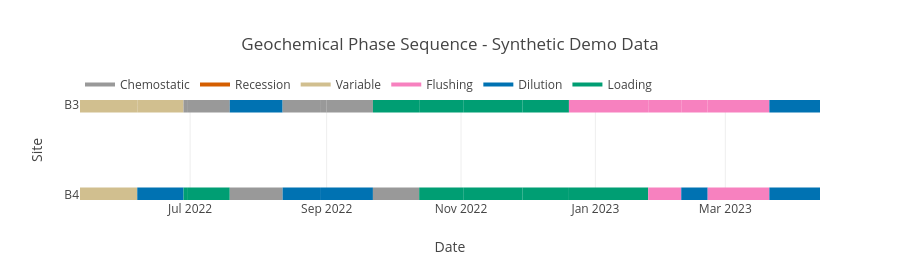

Source (notebook cell):
### Code cell
# 1. Phase Sequence Timeline
fig_sequence = gcs.create_phase_sequence_plot(
    classified,
    sites=['B3','B4']
)
fig_sequence.update_layout(
    title="Geochemical Phase Sequence - Synthetic Demo Data",
    height=280
)
fig_sequence.show()

### Figure 1 — Plotly figure (JSON) as saved in the notebook; plotly's stock layout.template omitted (floating-point values rounded to 4 significant figures)
{"data": [{"hovertemplate": "<b>Variable</b><br>Start: 2022-05-12 00:00:00<br>End: 2022-06-07 00:00:00<br>Confidence: 0.40<extra></extra>", "line": {"color": "#d1bf8f", "width": 15}, "mode": "lines", "showlegend": false, "type": "scatter", "x": ["2022-05-12T00:00:00", "2022-06-07T00:00:00"], "y": ["B3", "B3"]}, {"hovertemplate": "<b>Variable</b><br>Start: 2022-06-07 00:00:00<br>End: 2022-06-28 00:00:00<br>Confidence: 0.40<extra></extra>", "line": {"color": "#d1bf8f", "width": 15}, "mode": "lines", "showlegend": false, "type": "scatter", "x": ["2022-06-07T00:00:00", "2022-06-28T00:00:00"], "y": ["B3", "B3"]}, {"hovertemplate": "<b>Chemostatic</b><br>Start: 2022-06-28 00:00:00<br>End: 2022-06-30 00:00:00<br>Confidence: 0.85<extra></extra>", "line": {"color": "#999999", "width": 15}, "mode": "lines", "showlegend": false, "type": "scatter", "x": ["2022-06-28T00:00:00", "2022-06-30T00:00:00"], "y": ["B3", "B3"]}, {"hovertemplate": "<b>Chemostatic</b><br>Start: 2022-06-30 00:00:00<br>End: 2022-07-19 00:00:00<br>Confidence: 0.85<extra></extra>", "line": {"color": "#999999", "width": 15}, "mode": "lines", "showlegend": false, "type": "scatter", "x": ["2022-06-30T00:00:00", "2022-07-19T00:00:00"], "y": ["B3", "B3"]}, {"hovertemplate": "<b>Dilution</b><br>Start: 2022-07-19 00:00:00<br>End: 2022-08-12 00:00:00<br>Confidence: 0.85<extra></extra>", "line": {"color": "#0072B2", "width": 15}, "mode": "lines", "showlegend": false, "type": "scatter", "x": ["2022-07-19T00:00:00", "2022-08-12T00:00:00"], "y": ["B3", "B3"]}, {"hovertemplate": "<b>Chemostatic</b><br>Start: 2022-08-12 00:00:00<br>End: 2022-08-29 00:00:00<br>Confidence: 0.85<extra></extra>", "line": {"color": "#999999", "width": 15}, "mode": "lines", "showlegend": false, "type": "scatter", "x": ["2022-08-12T00:00:00", "2022-08-29T00:00:00"], "y": ["B3", "B3"]}, {"hovertemplate": "<b>Chemostatic</b><br>Start: 2022-08-29 00:00:00<br>End: 2022-09-01 00:00:00<br>Confidence: 0.85<extra></extra>", "line": {"color": "#999999", "width": 15}, "mode": "lines", "showlegend": false, "type": "scatter", "x": ["2022-08-29T00:00:00", "2022-09-01T00:00:00"], "y": ["B3", "B3"]}, {"hovertemplate": "<b>Chemostatic</b><br>Start: 2022-09-01 00:00:00<br>End: 2022-09-22 00:00:00<br>Confidence: 0.85<extra></extra>", "line": {"color": "#999999", "width": 15}, "mode": "lines", "showlegend": false, "type": "scatter", "x": ["2022-09-01T00:00:00", "2022-09-22T00:00:00"], "y": ["B3", "B3"]}, {"hovertemplate": "<b>Loading</b><br>Start: 2022-09-22 00:00:00<br>End: 2022-10-13 00:00:00<br>Confidence: 0.95<extra></extra>", "line": {"color": "#009E73", "width": 15}, "mode": "lines", "showlegend": false, "type": "scatter", "x": ["2022-09-22T00:00:00", "2022-10-13T00:00:00"], "y": ["B3", "B3"]}, {"hovertemplate": "<b>Loading</b><br>Start: 2022-10-13 00:00:00<br>End: 2022-11-02 00:00:00<br>Confidence: 0.95<extra></extra>", "line": {"color": "#009E73", "width": 15}, "mode": "lines", "showlegend": false, "type": "scatter", "x": ["2022-10-13T00:00:00", "2022-11-02T00:00:00"], "y": ["B3", "B3"]}, {"hovertemplate": "<b>Loading</b><br>Start: 2022-11-02 00:00:00<br>End: 2022-11-29 00:00:00<br>Confidence: 0.95<extra></extra>", "line": {"color": "#009E73", "width": 15}, "mode": "lines", "showlegend": false, "type": "scatter", "x": ["2022-11-02T00:00:00", "2022-11-29T00:00:00"], "y": ["B3", "B3"]}, {"hovertemplate": "<b>Loading</b><br>Start: 2022-11-29 00:00:00<br>End: 2022-12-20 00:00:00<br>Confidence: 0.90<extra></extra>", "line": {"color": "#009E73", "width": 15}, "mode": "lines", "showlegend": false, "type": "scatter", "x": ["2022-11-29T00:00:00", "2022-12-20T00:00:00"], "y": ["B3", "B3"]}, {"hovertemplate": "<b>Flushing</b><br>Start: 2022-12-20 00:00:00<br>End: 2023-01-25 00:00:00<br>Confidence: 0.92<extra></extra>", "line": {"color": "#f781bf", "width": 15}, "mode": "lines", "showlegend": false, "type": "scatter", "x": ["2022-12-20T00:00:00", "2023-01-25T00:00:00"], "y": ["B3", "B3"]}, {"hovertemplate": "<b>Flushing</b><br>Start: 2023-01-25 00:00:00<br>End: 2023-02-09 00:00:00<br>Confidence: 0.92<extra></extra>", "line": {"color": "#f781bf", "width": 15}, "mode": "lines", "showlegend": false, "type": "scatter", "x": ["2023-01-25T00:00:00", "2023-02-09T00:00:00"], "y": ["B3", "B3"]}, {"hovertemplate": "<b>Flushing</b><br>Start: 2023-02-09 00:00:00<br>End: 2023-02-21 00:00:00<br>Confidence: 0.85<extra></extra>", "line": {"color": "#f781bf", "width": 15}, "mode": "lines", "showlegend": false, "type": "scatter", "x": ["2023-02-09T00:00:00", "2023-02-21T00:00:00"], "y": ["B3", "B3"]}, {"hovertemplate": "<b>Flushing</b><br>Start: 2023-02-21 00:00:00<br>End: 2023-03-21 00:00:00<br>Confidence: 0.70<extra></extra>", "line": {"color": "#f781bf", "width": 15}, "mode": "lines", "showlegend": false, "type": "scatter", "x": ["2023-02-21T00:00:00", "2023-03-21T00:00:00"], "y": ["B3", "B3"]}, {"hovertemplate": "<b>Dilution</b><br>Start: 2023-03-21 00:00:00<br>End: 2023-04-13 00:00:00<br>Confidence: 0.85<extra></extra>", "line": {"color": "#0072B2", "width": 15}, "mode": "lines", "showlegend": false, "type": "scatter", "x": ["2023-03-21T00:00:00", "2023-04-13T00:00:00"], "y": ["B3", "B3"]}, {"hovertemplate": "<b>Variable</b><br>Start: 2022-05-12 00:00:00<br>End: 2022-06-07 00:00:00<br>Confidence: 0.40<extra></extra>", "line": {"color": "#d1bf8f", "width": 15}, "mode": "lines", "showlegend": false, "type": "scatter", "x": ["2022-05-12T00:00:00", "2022-06-07T00:00:00"], "y": ["B4", "B4"]}, {"hovertemplate": "<b>Dilution</b><br>Start: 2022-06-07 00:00:00<br>End: 2022-06-28 00:00:00<br>Confidence: 0.85<extra></extra>", "line": {"color": "#0072B2", "width": 15}, "mode": "lines", "showlegend": false, "type": "scatter", "x": ["2022-06-07T00:00:00", "2022-06-28T00:00:00"], "y": ["B4", "B4"]}, {"hovertemplate": "<b>Loading</b><br>Start: 2022-06-28 00:00:00<br>End: 2022-06-30 00:00:00<br>Confidence: 0.95<extra></extra>", "line": {"color": "#009E73", "width": 15}, "mode": "lines", "showlegend": false, "type": "scatter", "x": ["2022-06-28T00:00:00", "2022-06-30T00:00:00"], "y": ["B4", "B4"]}, {"hovertemplate": "<b>Loading</b><br>Start: 2022-06-30 00:00:00<br>End: 2022-07-19 00:00:00<br>Confidence: 0.95<extra></extra>", "line": {"color": "#009E73", "width": 15}, "mode": "lines", "showlegend": false, "type": "scatter", "x": ["2022-06-30T00:00:00", "2022-07-19T00:00:00"], "y": ["B4", "B4"]}, {"hovertemplate": "<b>Chemostatic</b><br>Start: 2022-07-19 00:00:00<br>End: 2022-08-12 00:00:00<br>Confidence: 0.85<extra></extra>", "line": {"color": "#999999", "width": 15}, "mode": "lines", "showlegend": false, "type": "scatter", "x": ["2022-07-19T00:00:00", "2022-08-12T00:00:00"], "y": ["B4", "B4"]}, {"hovertemplate": "<b>Dilution</b><br>Start: 2022-08-12 00:00:00<br>End: 2022-08-29 00:00:00<br>Confidence: 0.75<extra></extra>", "line": {"color": "#0072B2", "width": 15}, "mode": "lines", "showlegend": false, "type": "scatter", "x": ["2022-08-12T00:00:00", "2022-08-29T00:00:00"], "y": ["B4", "B4"]}, {"hovertemplate": "<b>Dilution</b><br>Start: 2022-08-29 00:00:00<br>End: 2022-09-22 00:00:00<br>Confidence: 0.75<extra></extra>", "line": {"color": "#0072B2", "width": 15}, "mode": "lines", "showlegend": false, "type": "scatter", "x": ["2022-08-29T00:00:00", "2022-09-22T00:00:00"], "y": ["B4", "B4"]}, {"hovertemplate": "<b>Chemostatic</b><br>Start: 2022-09-22 00:00:00<br>End: 2022-10-13 00:00:00<br>Confidence: 0.85<extra></extra>", "line": {"color": "#999999", "width": 15}, "mode": "lines", "showlegend": false, "type": "scatter", "x": ["2022-09-22T00:00:00", "2022-10-13T00:00:00"], "y": ["B4", "B4"]}, {"hovertemplate": "<b>Loading</b><br>Start: 2022-10-13 00:00:00<br>End: 2022-11-02 00:00:00<br>Confidence: 0.90<extra></extra>", "line": {"color": "#009E73", "width": 15}, "mode": "lines", "showlegend": false, "type": "scatter", "x": ["2022-10-13T00:00:00", "2022-11-02T00:00:00"], "y": ["B4", "B4"]}, {"hovertemplate": "<b>Loading</b><br>Start: 2022-11-02 00:00:00<br>End: 2022-11-29 00:00:00<br>Confidence: 0.95<extra></extra>", "line": {"color": "#009E73", "width": 15}, "mode": "lines", "showlegend": false, "type": "scatter", "x": ["2022-11-02T00:00:00", "2022-11-29T00:00:00"], "y": ["B4", "B4"]}, {"hovertemplate": "<b>Loading</b><br>Start: 2022-11-29 00:00:00<br>End: 2022-12-20 00:00:00<br>Confidence: 0.95<extra></extra>", "line": {"color": "#009E73", "width": 15}, "mode": "lines", "showlegend": false, "type": "scatter", "x": ["2022-11-29T00:00:00", "2022-12-20T00:00:00"], "y": ["B4", "B4"]}, {"hovertemplate": "<b>Loading</b><br>Start: 2022-12-20 00:00:00<br>End: 2023-01-25 00:00:00<br>Confidence: 0.90<extra></extra>", "line": {"color": "#009E73", "width": 15}, "mode": "lines", "showlegend": false, "type": "scatter", "x": ["2022-12-20T00:00:00", "2023-01-25T00:00:00"], "y": ["B4", "B4"]}, {"hovertemplate": "<b>Flushing</b><br>Start: 2023-01-25 00:00:00<br>End: 2023-02-09 00:00:00<br>Confidence: 0.92<extra></extra>", "line": {"color": "#f781bf", "width": 15}, "mode": "lines", "showlegend": false, "type": "scatter", "x": ["2023-01-25T00:00:00", "2023-02-09T00:00:00"], "y": ["B4", "B4"]}, {"hovertemplate": "<b>Dilution</b><br>Start: 2023-02-09 00:00:00<br>End: 2023-02-21 00:00:00<br>Confidence: 0.85<extra></extra>", "line": {"color": "#0072B2", "width": 15}, "mode": "lines", "showlegend": false, "type": "scatter", "x": ["2023-02-09T00:00:00", "2023-02-21T00:00:00"], "y": ["B4", "B4"]}, {"hovertemplate": "<b>Flushing</b><br>Start: 2023-02-21 00:00:00<br>End: 2023-03-21 00:00:00<br>Confidence: 0.92<extra></extra>", "line": {"color": "#f781bf", "width": 15}, "mode": "lines", "showlegend": false, "type": "scatter", "x": ["2023-02-21T00:00:00", "2023-03-21T00:00:00"], "y": ["B4", "B4"]}, {"hovertemplate": "<b>Dilution</b><br>Start: 2023-03-21 00:00:00<br>End: 2023-04-13 00:00:00<br>Confidence: 0.85<extra></extra>", "line": {"color": "#0072B2", "width": 15}, "mode": "lines", "showlegend": false, "type": "scatter", "x": ["2023-03-21T00:00:00", "2023-04-13T00:00:00"], "y": ["B4", "B4"]}, {"line": {"color": "#999999", "width": 4}, "mode": "lines", "name": "Chemostatic", "showlegend": true, "type": "scatter", "x": [null], "y": [null]}, {"line": {"color": "#D55E00", "width": 4}, "mode": "lines", "name": "Recession", "showlegend": true, "type": "scatter", "x": [null], "y": [null]}, {"line": {"color": "#d1bf8f", "width": 4}, "mode": "lines", "name": "Variable", "showlegend": true, "type": "scatter", "x": [null], "y": [null]}, {"line": {"color": "#f781bf", "width": 4}, "mode": "lines", "name": "Flushing", "showlegend": true, "type": "scatter", "x": [null], "y": [null]}, {"line": {"color": "#0072B2", "width": 4}, "mode": "lines", "name": "Dilution", "showlegend": true, "type": "scatter", "x": [null], "y": [null]}, {"line": {"color": "#009E73", "width": 4}, "mode": "lines", "name": "Loading", "showlegend": true, "type": "scatter", "x": [null], "y": [null]}], "layout": {"height": 280, "legend": {"orientation": "h", "y": 1.3}, "showlegend": true, "title": {"text": "Geochemical Phase Sequence - Synthetic Demo Data"}, "xaxis": {"title": {"text": "Date"}}, "yaxis": {"categoryarray": ["B4", "B3"], "categoryorder": "array", "title": {"text": "Site"}}}}
